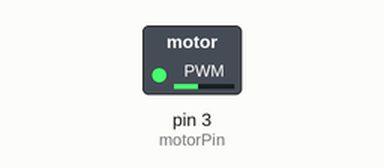
Simulated run of this sketch. Board: Arduino Uno, built with avr-gcc and run on an emulated ATmega328P. On the bench: switched loads named in the sketch (green lamp = pin HIGH).

Above: at 0.1 s.
At 30.1 s:
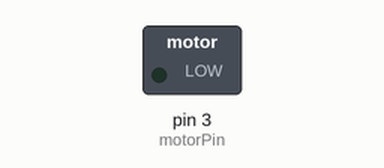
Timing chart, 0 to 31.6 s (numbered marks = the images above):
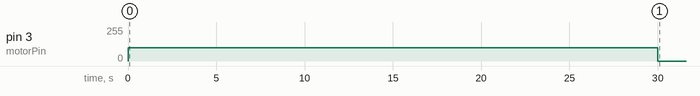

Measured:
- by itself, pin 3 (motorPin): 0/255 → 100/255 at 0.00 s, → 0/255 30.0 s later

The sketch:

test.ino
```cpp
int motorPin = 3;
int speed = 100;

void setup()
{
  pinMode(motorPin, OUTPUT);
  Serial.begin(9600);

}


void loop()
{

    if (speed >= 0 && speed <= 255)
    {
      analogWrite(motorPin, speed);
      delay(1000*30); //delay 30 seconds
      speed= 0;
      analogWrite(motorPin,speed);
    }
  }
```
